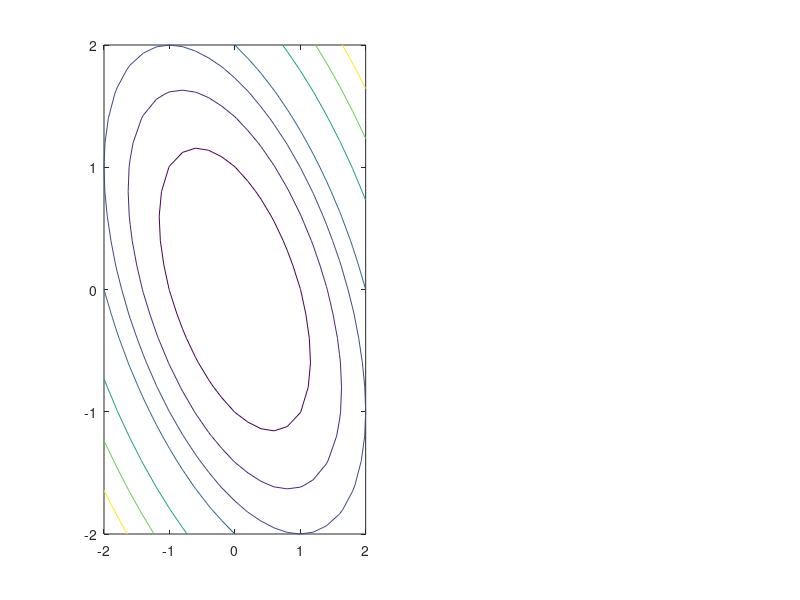

Recreate this plot in MATLAB. (Note: this script raises an error after producing the figure.)
% Dr. Hui Yang
% prepared for  ESI 6247 Statistical Design Models
% Deaprtment of Industrial and Management Systems Engineering
% University of South Florida
% Email: huiyang@usf.edu

% Performance optimization (conjugate gradient + steepest descent) - Response Surface Methodology

function Ch10_ConjugateGradient

xlim = [-2 2]; dx = 0.2;
ylim = [-2 2]; dy = 0.2;
zlim = [0 12];
xpts = xlim(1):dx:xlim(2);
ypts = ylim(1):dy:ylim(2);
[X,Y] = meshgrid(xpts,ypts);
xtick = [-2 0 2];
ytick = [-2 0 2];
ztick = [0 6 12];
circle_size = 10;

a=[2 1;1 2];
b=[0 0];
c=0;

lr = 0.03;
lr_min = 0;
lr_max = 0.2;

F = (a(1,1)*X.^2 + (a(1,2)+a(2,1))*X.*Y + a(2,2)*Y.^2)/2 ...
    + b(1)*X + b(2)*Y +c;

fig = figure('Position',[107 240 801 420],'WindowButtonDownFcn',@wbdcb);
% LEFT AXES
left = subplot(1,2,1);
contour(xpts,ypts,F,[1.01 2 3 4 6 8 10]);
text(0,1.7,'< CLICK ON ME >',...
    'horiz','center', ...
    'fontweight','bold',...
    'color','b');
set(gca, ...
    'xlim',xlim,'xtick',xtick, ...
    'ylim',ylim,'ytick',ytick);
title('steepest descent','FontSize',10,'FontWeight','bold');
set(gca,'LineWidth',2,'FontSize',10,'FontWeight','bold');

% RIGHT AXES
right = subplot(1,2,2);
contour(xpts,ypts,F,[1.01 2 3 4 6 8 10]);
set(gca, ...
    'xlim',xlim,'xtick',xtick, ...
    'ylim',ylim,'ytick',ytick);
title('conjugate gradient','FontSize',10,'FontWeight','bold');
set(gca,'LineWidth',2,'FontSize',10,'FontWeight','bold');

    function wbdcb(src,evnt)
        if strcmp(get(src,'SelectionType'),'normal')
            set(src,'pointer','circle')
            cp = get(left,'CurrentPoint');
            x = cp(1,1);
            y = cp(1,2);

            % OPTIMIZE
            x1 = [x; y];                    % Steepest descent point
            x2 = x1;                        % Conjugate gradient point

            % LEFT AXES
            left = subplot(1,2,1);
            contour(xpts,ypts,F,[1.01 2 3 4 6 8 10]);hold on;
            text(0,1.7,'< CLICK ON ME >',...
                'horiz','center', ...
                'fontweight','bold',...
                'color','b');
            % STEEPEST DESCENT
            for i=1:5
                grad = a*x1+b';
                p = -grad;
                hess = a;
                lr = -grad'*p/(p'*hess*p);
                dx1 = -lr*grad;
                nx1 = x1 + dx1;
                h1 = plot([x1(1) nx1(1)],[x1(2) nx1(2)],...
                    'color','r');
                h2 = plot([x1(1) nx1(1)],[x1(2) nx1(2)],'o',...
                    'color','b');
                x1 = nx1;
            end
            set(gca, ...
                'xlim',xlim,'xtick',xtick, ...
                'ylim',ylim,'ytick',ytick);
            title('steepest descent','FontSize',10,'FontWeight','bold');
            set(gca,'LineWidth',2,'FontSize',10,'FontWeight','bold');
            hold off;


            % RIGHT AXES
            right = subplot(1,2,2);
            contour(xpts,ypts,F,[1.01 2 3 4 6 8 10]);hold on;
            % CONJUGATE GRADIENT
            for i=1:2
                if (i==1)
                    grad = a*x2+b';
                    p = -grad;
                else
                    grad_old = grad;
                    grad = a*x2+b';
                    beta = (grad'*grad)/(grad_old'*grad_old);
                    p = -grad + beta*p;
                end
                hess=a;
                lr = -grad'*p/(p'*hess*p);
                dx2 = lr*p;
                nx2 = x2 + dx2;
                h1 = plot([x2(1) nx2(1)],[x2(2) nx2(2)],...
                    'color','r');
                h2 = plot([x2(1) nx2(1)],[x2(2) nx2(2)],'o',...
                    'color','b');
                x2 = nx2;
            end
            set(gca, ...
                'xlim',xlim,'xtick',xtick, ...
                'ylim',ylim,'ytick',ytick);
            title('conjugate gradient','FontSize',10,'FontWeight','bold');
            set(gca,'LineWidth',2,'FontSize',10,'FontWeight','bold');
            hold off;
        end

    end
end